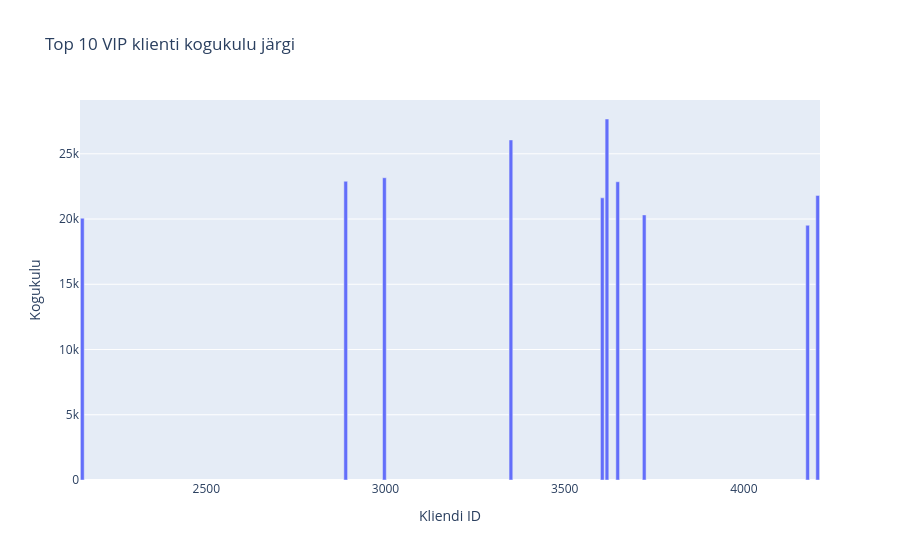

Notebook cell for this chart:
### Markdown cell above
4. Diagramm 3 — TOP 10 VIP klienti kogukulutuse järgi.

### Code cell
top_vip = (
    rfm[rfm['Segment'] == 'VIP Champions']
    .nlargest(10, 'Monetary')
)

fig = px.bar(
    top_vip,
    x=top_vip.index,
    y='Monetary',
    title='Top 10 VIP klienti kogukulu järgi',
    labels={
        'x': 'Kliendi ID',
        'Monetary': 'Kogukulu'
    }
)

fig.update_xaxes(title_text='Kliendi ID')

fig.show()

### Figure 1 — Plotly figure (JSON) as saved in the notebook; plotly's stock layout.template omitted (floating-point values rounded to 4 significant figures)
{"data": [{"hovertemplate": "customer_id=%{x}<br>Kogukulu=%{y}<extra></extra>", "legendgroup": "", "marker": {"color": "#636efa", "pattern": {"shape": ""}}, "name": "", "orientation": "v", "showlegend": false, "textposition": "auto", "type": "bar", "x": [3618.0, 3350.0, 2997.0, 2889.0, 3648.0, 4206.0, 3605.0, 3722.0, 2154.0, 4178.0], "xaxis": "x", "y": [27670.0, 26070.0, 23170.0, 22900.0, 22860.0, 21810.0, 21630.0, 20320.0, 20060.0, 19520.0], "yaxis": "y"}], "layout": {"barmode": "relative", "legend": {"tracegroupgap": 0}, "title": {"text": "Top 10 VIP klienti kogukulu järgi"}, "xaxis": {"anchor": "y", "domain": [0, 1], "title": {"text": "Kliendi ID"}}, "yaxis": {"anchor": "x", "domain": [0, 1], "title": {"text": "Kogukulu"}}}}
